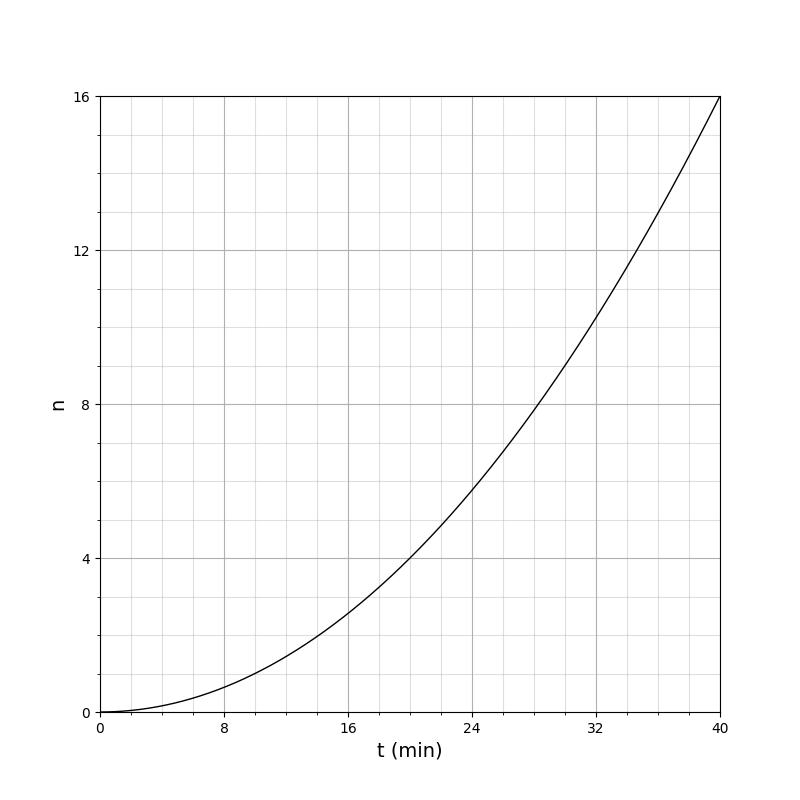

Python code for this plot:
import numpy as np
import matplotlib.pyplot as plt

# Create data points
t = np.linspace(0, 40, 1000)

# Using a quadratic function that passes through (0,0) and (10,1)
def curve(t):
    return 0.01 * t * t  # Adjust to pass through (0,0) and (10,1)
n = curve(t)

plt.figure(figsize=(8, 8))
plt.grid(True)
plt.plot(t, n, 'k-', linewidth=1)

# Adjust font properties
plt.xlabel('t (min)', fontsize=14)
plt.ylabel('n', fontsize=14)

plt.xlim(0, 40)
plt.ylim(0, 16)

plt.xticks(np.arange(0, 41, 8))
plt.yticks(np.arange(0, 17, 4))

# Add minor gridlines
plt.grid(True, which='minor', alpha=0.4)
plt.minorticks_on()

plt.show()
